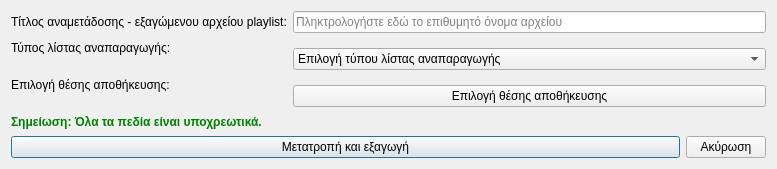
<?xml version="1.0" encoding="UTF-8"?>
<ui version="4.0">
 <class>Dialog</class>
 <widget class="QDialog" name="Dialog">
  <property name="geometry">
   <rect>
    <x>0</x>
    <y>0</y>
    <width>777</width>
    <height>169</height>
   </rect>
  </property>
  <property name="windowTitle">
   <string>Εξαγωγή αναμετάδοσης ως λίστα αναπαραγωγής</string>
  </property>
  <property name="windowIcon">
   <iconset resource="../../../icons.qrc">
    <normaloff>:/rest-windows/assets/images/rest-windows/export.png</normaloff>:/rest-windows/assets/images/rest-windows/export.png</iconset>
  </property>
  <layout class="QGridLayout" name="gridLayout">
   <item row="5" column="0" colspan="2">
    <widget class="QFrame" name="frame_6">
     <property name="styleSheet">
      <string notr="true">QFrame{border:none;}</string>
     </property>
     <property name="frameShape">
      <enum>QFrame::StyledPanel</enum>
     </property>
     <property name="frameShadow">
      <enum>QFrame::Raised</enum>
     </property>
     <layout class="QHBoxLayout" name="horizontalLayout_4">
      <property name="leftMargin">
       <number>0</number>
      </property>
      <property name="topMargin">
       <number>0</number>
      </property>
      <property name="rightMargin">
       <number>0</number>
      </property>
      <property name="bottomMargin">
       <number>0</number>
      </property>
      <item>
       <widget class="QPushButton" name="convert_and_export">
        <property name="sizePolicy">
         <sizepolicy hsizetype="Expanding" vsizetype="Maximum">
          <horstretch>0</horstretch>
          <verstretch>0</verstretch>
         </sizepolicy>
        </property>
        <property name="text">
         <string>Μετατροπή και εξαγωγή</string>
        </property>
        <property name="icon">
         <iconset resource="../../../icons.qrc">
          <normaloff>:/rest-windows/assets/images/rest-windows/convert.png</normaloff>:/rest-windows/assets/images/rest-windows/convert.png</iconset>
        </property>
       </widget>
      </item>
      <item>
       <widget class="QPushButton" name="cancel">
        <property name="sizePolicy">
         <sizepolicy hsizetype="Minimum" vsizetype="Maximum">
          <horstretch>0</horstretch>
          <verstretch>0</verstretch>
         </sizepolicy>
        </property>
        <property name="minimumSize">
         <size>
          <width>0</width>
          <height>0</height>
         </size>
        </property>
        <property name="text">
         <string>Ακύρωση</string>
        </property>
       </widget>
      </item>
     </layout>
    </widget>
   </item>
   <item row="1" column="0">
    <widget class="QLabel" name="label_2">
     <property name="text">
      <string>Τύπος λίστας αναπαραγωγής:</string>
     </property>
    </widget>
   </item>
   <item row="0" column="0">
    <widget class="QLabel" name="label">
     <property name="text">
      <string>Τίτλος αναμετάδοσης - εξαγώμενου αρχείου playlist:</string>
     </property>
    </widget>
   </item>
   <item row="3" column="1">
    <widget class="QPushButton" name="choose_folder">
     <property name="text">
      <string>Επιλογή θέσης αποθήκευσης</string>
     </property>
     <property name="icon">
      <iconset resource="../../../icons.qrc">
       <normaloff>:/rest-windows/assets/images/rest-windows/select-file.png</normaloff>:/rest-windows/assets/images/rest-windows/select-file.png</iconset>
     </property>
    </widget>
   </item>
   <item row="1" column="1" rowspan="2">
    <widget class="QComboBox" name="playlist_type">
     <item>
      <property name="text">
       <string>Επιλογή τύπου λίστας αναπαραγωγής</string>
      </property>
     </item>
     <item>
      <property name="text">
       <string>aimppl</string>
      </property>
     </item>
     <item>
      <property name="text">
       <string>aimppl4</string>
      </property>
     </item>
     <item>
      <property name="text">
       <string>asx</string>
      </property>
     </item>
     <item>
      <property name="text">
       <string>atom</string>
      </property>
     </item>
     <item>
      <property name="text">
       <string>b4s</string>
      </property>
     </item>
     <item>
      <property name="text">
       <string>hypetape</string>
      </property>
     </item>
     <item>
      <property name="text">
       <string>kpl</string>
      </property>
     </item>
     <item>
      <property name="text">
       <string>kpl (xml version)</string>
      </property>
     </item>
     <item>
      <property name="text">
       <string>m3u</string>
      </property>
     </item>
     <item>
      <property name="text">
       <string>m3u8</string>
      </property>
     </item>
     <item>
      <property name="text">
       <string>mpcpl</string>
      </property>
     </item>
     <item>
      <property name="text">
       <string>plc</string>
      </property>
     </item>
     <item>
      <property name="text">
       <string>plist</string>
      </property>
     </item>
     <item>
      <property name="text">
       <string>plp</string>
      </property>
     </item>
     <item>
      <property name="text">
       <string>pls</string>
      </property>
     </item>
     <item>
      <property name="text">
       <string>ram</string>
      </property>
     </item>
     <item>
      <property name="text">
       <string>rms</string>
      </property>
     </item>
     <item>
      <property name="text">
       <string>rss</string>
      </property>
     </item>
     <item>
      <property name="text">
       <string>smil</string>
      </property>
     </item>
     <item>
      <property name="text">
       <string>vlc</string>
      </property>
     </item>
     <item>
      <property name="text">
       <string>wax</string>
      </property>
     </item>
     <item>
      <property name="text">
       <string>wpl</string>
      </property>
     </item>
     <item>
      <property name="text">
       <string>wvx</string>
      </property>
     </item>
     <item>
      <property name="text">
       <string>xml</string>
      </property>
     </item>
     <item>
      <property name="text">
       <string>xspf</string>
      </property>
     </item>
     <item>
      <property name="text">
       <string>zpl</string>
      </property>
     </item>
     <item>
      <property name="text">
       <string>zpl (xml version)</string>
      </property>
     </item>
    </widget>
   </item>
   <item row="2" column="0" rowspan="2">
    <widget class="QLabel" name="label_3">
     <property name="text">
      <string>Επιλογή θέσης αποθήκευσης:</string>
     </property>
    </widget>
   </item>
   <item row="4" column="0">
    <widget class="QLabel" name="label_4">
     <property name="styleSheet">
      <string notr="true">QLabel{
	font-weight:bold;
	color:green;
}</string>
     </property>
     <property name="text">
      <string>Σημείωση: Όλα τα πεδία είναι υποχρεωτικά.</string>
     </property>
    </widget>
   </item>
   <item row="0" column="1">
    <widget class="QLineEdit" name="title">
     <property name="dragEnabled">
      <bool>true</bool>
     </property>
     <property name="placeholderText">
      <string>Πληκτρολογήστε εδώ το επιθυμητό όνομα αρχείου</string>
     </property>
     <property name="clearButtonEnabled">
      <bool>true</bool>
     </property>
    </widget>
   </item>
  </layout>
 </widget>
 <tabstops>
  <tabstop>title</tabstop>
  <tabstop>playlist_type</tabstop>
  <tabstop>choose_folder</tabstop>
  <tabstop>convert_and_export</tabstop>
  <tabstop>cancel</tabstop>
 </tabstops>
 <resources>
  <include location="../../../icons.qrc"/>
 </resources>
 <connections/>
</ui>
